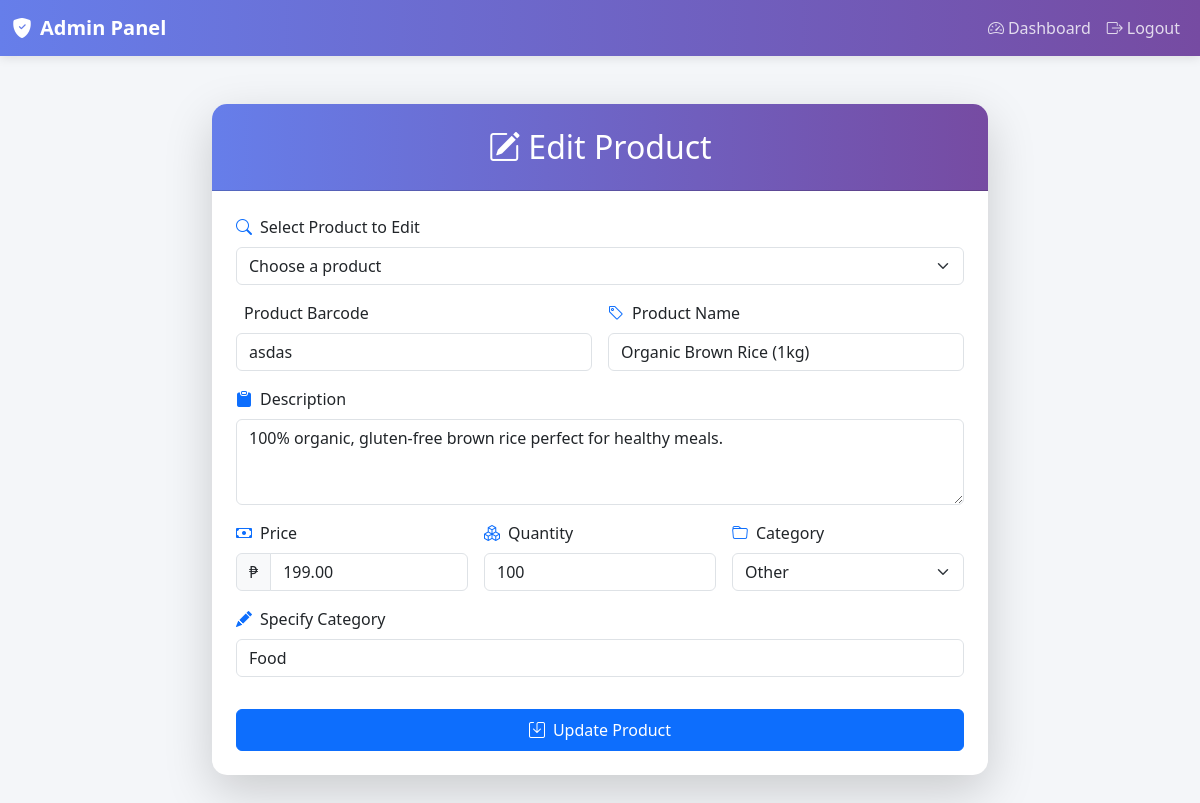
/admin/edit_product.php?id=4 (signed in), run on the app's committed database.
### tables this page shows
CREATE TABLE `products` (
  `id` int(11) NOT NULL,
  `barcode` varchar(255) NOT NULL,
  `product_name` varchar(255) NOT NULL,
  `description` text DEFAULT NULL,
  `price` decimal(10,2) DEFAULT NULL,
  `quantity` int(11) DEFAULT 0,
  `category` varchar(255) DEFAULT NULL,
  `created_at` timestamp NOT NULL DEFAULT current_timestamp()
);

### admin/edit_product.php (the view, shortened to what this page needs)
<?php
$db = new Database();
$pdo = $db->getConnection();
$product = null;
if (isset($_GET['id'])) {
    $product_id = intval($_GET['id']);
    try {
        $stmt = $pdo->prepare("SELECT * FROM products WHERE id = ?");
        $stmt->execute([$product_id]);
        $product = $stmt->fetch(PDO::FETCH_ASSOC);
    } catch (PDOException $e) {
        $error = "Failed to fetch product: " . htmlspecialchars($e->getMessage());
    }
}
?>
<?php include 'header.php'; ?>
<div class="container-fluid my-5">
    <div class="row justify-content-center">
        <div class="col-md-10 col-lg-8">
            <div class="card shadow-lg border-0 rounded-lg">
                <div class="card-header bg-gradient-primary text-white text-center py-4">
                    <h2 class="mb-0">
                        <i class="bi bi-pencil-square me-2"></i>Edit Product
                    </h2>
                </div>
                <div class="card-body p-4">
                    <form action="edit_product.php" method="POST" class="needs-validation" novalidate>
                        <div class="mb-3">
                            <label for="product_select" class="form-label">
                                <i class="bi bi-search me-2 text-primary"></i>Select Product to Edit
                            </label>
                            <select class="form-select" id="product_select" onchange="loadProductDetails(this.value)">
                                <option value="" disabled selected>Choose a product</option>
                            </select>
                        </div>
                        <div id="product_edit_section" <?php echo $product ? '' : 'style="display:none;"'; ?>>
                            <div class="row g-3">
                                <div class="col-md-6">
                                    <label for="barcode" class="form-label">
                                        <i class="bi bi-barcode me-2 text-primary"></i>Product Barcode
                                    </label>
                                    <input type="text" class="form-control" id="barcode" name="barcode"
                                           value="<?php echo $product ? htmlspecialchars($product['barcode']) : ''; ?>" required>
                                </div>
                                <div class="col-md-6">
                                    <label for="product_name" class="form-label">
                                        <i class="bi bi-tag me-2 text-primary"></i>Product Name
                                    </label>
                                    <input type="text" class="form-control" id="product_name" name="product_name"
                                           value="<?php echo $product ? htmlspecialchars($product['product_name']) : ''; ?>" required>
                                </div>
                                <div class="col-12">
                                    <label for="description" class="form-label">
                                        <i class="bi bi-clipboard-fill me-2 text-primary"></i>Description
                                    </label>
                                    <textarea class="form-control" id="description" name="description" rows="3" required><?php
                                        echo $product ? htmlspecialchars($product['description']) : '';
                                    ?></textarea>
                                </div>
                                <div class="col-md-4">
                                    <label for="price" class="form-label">
                                        <i class="bi bi-cash me-2 text-primary"></i>Price
                                    </label>
                                    <div class="input-group">
                                        <span class="input-group-text">₱</span>
                                        <input type="number" step="0.01" class="form-control" id="price" name="price"
                                               value="<?php echo $product ? htmlspecialchars($product['price']) : ''; ?>" required>
                                    </div>
                                </div>
                                <div class="col-md-4">
                                    <label for="quantity" class="form-label">
                                        <i class="bi bi-boxes me-2 text-primary"></i>Quantity
                                    </label>
                                    <input type="number" class="form-control" id="quantity" name="quantity"
                                           value="<?php echo $product ? htmlspecialchars($product['quantity']) : ''; ?>" required>
                                </div>
                                <div class="col-md-4">
                                    <label for="category" class="form-label">
                                        <i class="bi bi-folder me-2 text-primary"></i>Category
                                    </label>
                                    <select class="form-select" id="category" name="category" required onchange="toggleOtherCategory()">
                                        <option value="Other" <?php echo ($product && !in_array($product['category'], ['Electronics and Gadgets', 'Fashion and Apparel', 'Health and Beauty', 'Home and Kitchen Appliances'])) ? 'selected' : ''; ?>>Other</option>
                                    </select>
                                </div>
                                <div class="col-12 mb-3" id="otherCategoryDiv" style="display: none;">
                                    <label for="otherCategory" class="form-label">
                                        <i class="bi bi-pencil-fill me-2 text-primary"></i>Specify Category
                                    </label>
                                    <input type="text" class="form-control" id="otherCategory" name="other_category"
                                           value="<?php echo ($product && !in_array($product['category'], ['Electronics and Gadgets', 'Fashion and Apparel', 'Health and Beauty', 'Home and Kitchen Appliances'])) ? htmlspecialchars($product['category']) : ''; ?>"
                                           placeholder="Enter custom category">
                                </div>
                                <div class="col-12">
                                    <button type="submit" class="btn btn-primary w-100 py-2">
                                        <i class="bi bi-save me-2"></i>Update Product
                                    </button>
                                </div>
                            </div>
                        </div>
                    </form>
                </div>
            </div>
        </div>
    </div>
</div>

### admin/header.php (style rules this page uses)
body { background-color: #f4f6f9; }

### admin/edit_product.php (style rules this page uses)
body { background-color: #f4f6f9; }
.bg-gradient-primary { background: linear-gradient(to right, #667eea 0%, #764ba2 100%) !important; }
.card { border: none; border-radius: 15px; overflow: hidden; }

### data on the page
products: barcode "asdas", product_name "Organic Brown Rice (1kg)", description "100% organic, gluten-free brown rice perfect for healthy meals.", price "199.00", quantity "100", category "Other", other_category "Food"
